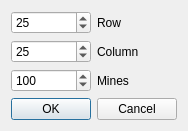
<?xml version="1.0" encoding="UTF-8"?>
<ui version="4.0">
 <class>CustomMode</class>
 <widget class="QDialog" name="CustomMode">
  <property name="enabled">
   <bool>true</bool>
  </property>
  <property name="geometry">
   <rect>
    <x>0</x>
    <y>0</y>
    <width>174</width>
    <height>121</height>
   </rect>
  </property>
  <property name="sizePolicy">
   <sizepolicy hsizetype="Fixed" vsizetype="Fixed">
    <horstretch>0</horstretch>
    <verstretch>0</verstretch>
   </sizepolicy>
  </property>
  <property name="windowTitle">
   <string>Dialog</string>
  </property>
  <layout class="QGridLayout" name="gridLayout_2">
   <property name="sizeConstraint">
    <enum>QLayout::SetFixedSize</enum>
   </property>
   <item row="0" column="0">
    <layout class="QGridLayout" name="gridLayout">
     <item row="0" column="0">
      <widget class="QSpinBox" name="rowSpinBox">
       <property name="buttonSymbols">
        <enum>QAbstractSpinBox::UpDownArrows</enum>
       </property>
       <property name="showGroupSeparator" stdset="0">
        <bool>false</bool>
       </property>
       <property name="minimum">
        <number>9</number>
       </property>
       <property name="maximum">
        <number>32</number>
       </property>
       <property name="value">
        <number>25</number>
       </property>
      </widget>
     </item>
     <item row="0" column="1">
      <widget class="QLabel" name="label">
       <property name="text">
        <string>Row</string>
       </property>
      </widget>
     </item>
     <item row="1" column="0">
      <widget class="QSpinBox" name="colSpinBox">
       <property name="minimum">
        <number>9</number>
       </property>
       <property name="maximum">
        <number>32</number>
       </property>
       <property name="value">
        <number>25</number>
       </property>
      </widget>
     </item>
     <item row="1" column="1">
      <widget class="QLabel" name="label_2">
       <property name="text">
        <string>Column</string>
       </property>
      </widget>
     </item>
     <item row="2" column="0">
      <widget class="QSpinBox" name="mineSpinBox">
       <property name="minimum">
        <number>11</number>
       </property>
       <property name="maximum">
        <number>615</number>
       </property>
       <property name="value">
        <number>100</number>
       </property>
      </widget>
     </item>
     <item row="2" column="1">
      <widget class="QLabel" name="label_3">
       <property name="text">
        <string>Mines</string>
       </property>
      </widget>
     </item>
    </layout>
   </item>
   <item row="1" column="0">
    <widget class="QDialogButtonBox" name="buttonBox">
     <property name="orientation">
      <enum>Qt::Horizontal</enum>
     </property>
     <property name="standardButtons">
      <set>QDialogButtonBox::Cancel|QDialogButtonBox::Ok</set>
     </property>
    </widget>
   </item>
  </layout>
 </widget>
 <resources/>
 <connections>
  <connection>
   <sender>buttonBox</sender>
   <signal>accepted()</signal>
   <receiver>CustomMode</receiver>
   <slot>accept()</slot>
   <hints>
    <hint type="sourcelabel">
     <x>248</x>
     <y>254</y>
    </hint>
    <hint type="destinationlabel">
     <x>157</x>
     <y>274</y>
    </hint>
   </hints>
  </connection>
  <connection>
   <sender>buttonBox</sender>
   <signal>rejected()</signal>
   <receiver>CustomMode</receiver>
   <slot>reject()</slot>
   <hints>
    <hint type="sourcelabel">
     <x>316</x>
     <y>260</y>
    </hint>
    <hint type="destinationlabel">
     <x>286</x>
     <y>274</y>
    </hint>
   </hints>
  </connection>
 </connections>
</ui>
